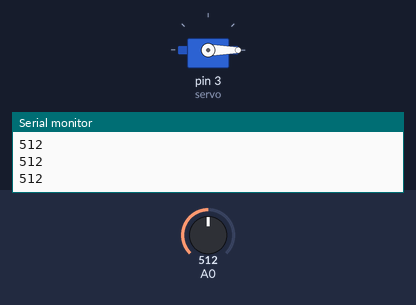
Bench run of a sketch on a simulated Arduino Uno, built with avr-gcc and run on an emulated ATmega328P. Parts: servo, the last lines printed to the serial monitor. Inputs (shaded band) come from the test bench; at power-on: A0 = 512.

Above: at 1.2 s.
1.3 s: A0 set to 182
2.8 s: A0 set to 153
At 4.0 s:
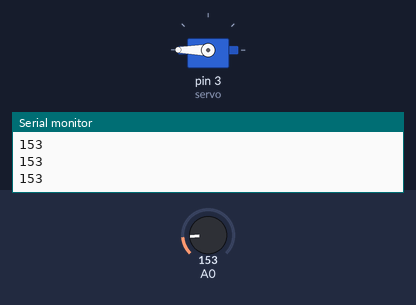
4.3 s: A0 set to 180
At 5.4 s:
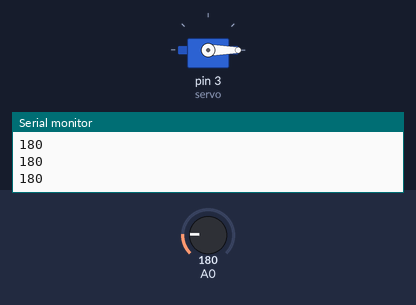
5.9 s: A0 set to 160
At 6.8 s:
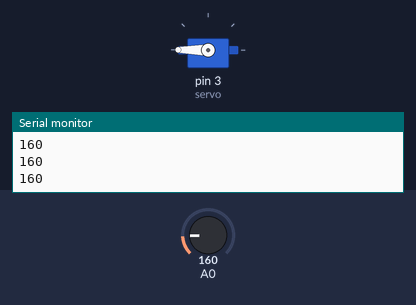
Timing chart, 0 to 8.4 s (numbered marks = the images above; inputs shaded):
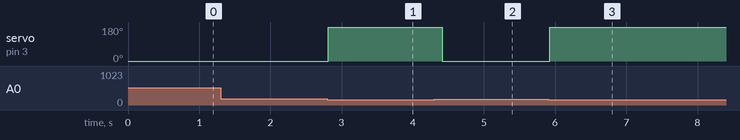

Measured:
- the behaviour switches between 171 and 170 on A0 (found by bisection; images 0 and 1)
- after the input at 2.8 s, servo on pin 3 (servo): 0° → 180° at once
- after the input at 4.3 s, servo on pin 3 (servo): 180° → 0° after 0.12 s
- after the input at 5.9 s, servo on pin 3 (servo): 0° → 180° at once

The sketch:

Serial.ino
```cpp
#include <Servo.h>
Servo servo;
void setup() {
  pinMode(A0,INPUT);
  Serial.begin(9600);
  servo.attach(3);
}
void loop() {
  Serial.println(analogRead(A0));
  if(analogRead(A0)<=170){
    servo.write(180);
    delay(200);
  }else{

    servo.write(0);
    delay(100);
  }
}
```
